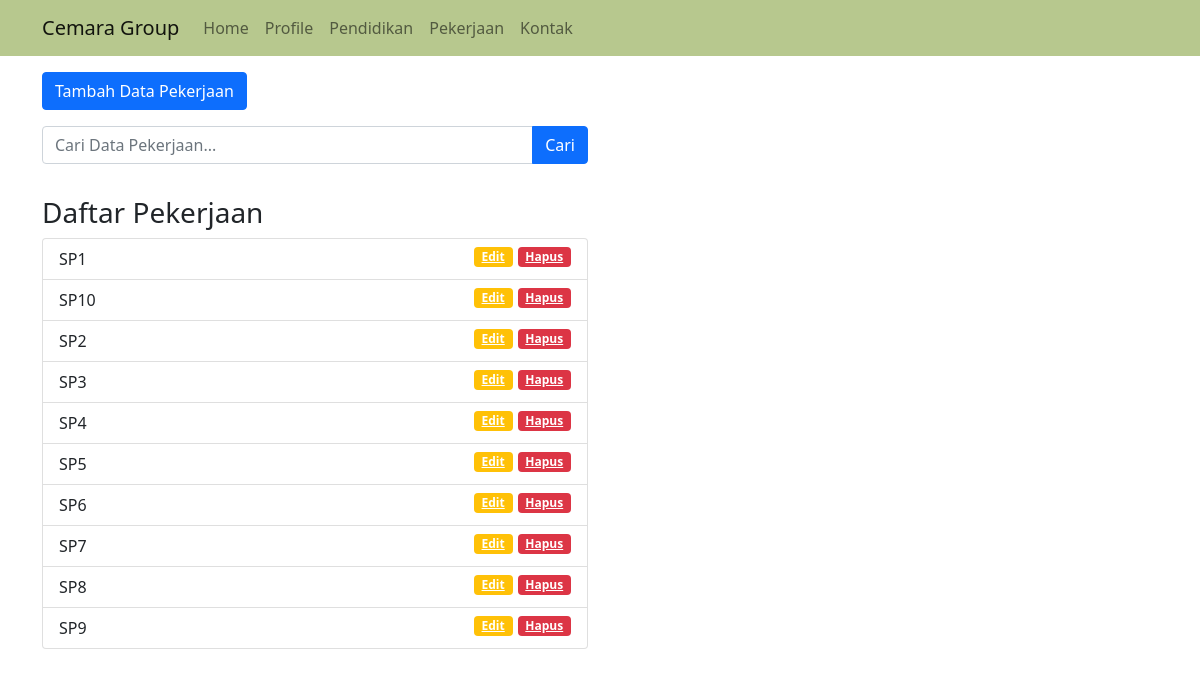
The page /index.php/pekerjaan on the database its author committed.
### tables this page shows
CREATE TABLE `pekerjaan` (
  `pkj_id` varchar(10) NOT NULL,
  `profile_id` int(10) DEFAULT NULL,
  `jabatan` varchar(15) DEFAULT NULL,
  `waktu` varchar(10) DEFAULT NULL
);

### application/controllers/Pekerjaan.php (called while the page is built, shortened)
<?php
class Pekerjaan extends CI_Controller {
    public function __construct()
    {
        $this->load->model('Pekerjaan_Model');
        $this->load->model('Profile_Model');
        $this->load->library('form_validation');
    }
    public function index()
    {
        $data['judul'] = 'Daftar Pekerjaan';
        $data['pekerjaan'] = $this->Pekerjaan_Model->get_all_pekerjaan();
        $data['profile'] = $this->Profile_Model->get_all_profile();
        $this->load->view('template/header', $data);
        $this->load->view('pekerjaan/index', $data);
        $this->load->view('template/footer');
    }
}

### index.php (called while the page is built, shortened)
<?php
require_once BASEPATH.'core/CodeIgniter.php';

### application/models/Pekerjaan_Model.php (called while the page is built, shortened)
<?php
class Pekerjaan_Model extends CI_model {
    public function get_all_pekerjaan()
    {
        return $this->db->get('pekerjaan')->result_array();
    }
}

### application/views/pekerjaan/index.php (the view, shortened to what this page needs)
<div class="container">
	<div class="row mt-3">
		<div class="col-md-6">
			<a href="<?= base_url(); ?>pekerjaan/tambah" class="btn btn-primary">Tambah Data Pekerjaan</a>
		</div>
	</div>
	<div class="row mt-3">
		<div class="col-md-6">
			<form action="" method="POST">
				<div class="input-group mb-3">
					<input type="text" class="form-control" placeholder="Cari Data Pekerjaan..." name="keyword">
					<button class="btn btn-primary" type="submit">Cari</button>
				</div>
			</form>
		</div>
	</div>
	<div class="row mt-3">
		<div class="col-md-6">
			<h3>Daftar Pekerjaan</h3>
			<ul class="list-group">
				<?php foreach( $pekerjaan as $pkj ) : ?>
				<li class="list-group-item"><?= $pkj['pkj_id'];?>
					<a href="<?= base_url(); ?>pekerjaan/hapus/<?= $pkj['pkj_id']; ?>" class="badge bg-danger"
						style="float:right" onclick="return confirm('Apakah anda yakin ingin menghapus?');">Hapus</a>
					<a href="<?= base_url(); ?>pekerjaan/edit/<?= $pkj['pkj_id']; ?>" class="badge bg-warning"
						style="float:right">Edit</a>
				</li>
				<?php endforeach; ?>
			</ul>
		</div>
	</div>
</div>

### application/views/template/header.php (shortened to what this page needs)
<!doctype html>
<html lang="en">
  <head>
    <link href="https://cdn.jsdelivr.net/npm/bootstrap@5.0.2/dist/css/bootstrap.min.css" rel="stylesheet">
    <link rel="stylesheet" href="<?= base_url();?>assets/css/style.css">
  </head>
  <body>
  <nav class="navbar navbar-expand-lg navbar-light" style="background-color: #b7c88e;">
  <div class="container">
    <a class="navbar-brand" href="#">Cemara Group</a>
    <div class="collapse navbar-collapse" id="navbarNavAltMarkup">
      <div class="navbar-nav">
        <a class="nav-link" aria-current="page" href="<?= base_url();?>home">Home</a>
        <a class="nav-link" href="<?= base_url();?>profile">Profile</a>
        <a class="nav-link" href="<?= base_url();?>pendidikan">Pendidikan</a>
        <a class="nav-link" href="<?= base_url();?>pekerjaan">Pekerjaan</a>
        <a class="nav-link" href="<?= base_url();?>kontak">Kontak</a>
      </div>
    </div>
  </div>
</nav>

### application/views/template/footer.php (shortened to what this page needs)
  </body>
</html>

### assets/css/style.css (style rules this page uses)
.badge { margin-left: 5px; }

### rows shown on the page
pekerjaan: pkj_id "SP1"
pekerjaan: pkj_id "SP10"
pekerjaan: pkj_id "SP2"
pekerjaan: pkj_id "SP3"
pekerjaan: pkj_id "SP4"
pekerjaan: pkj_id "SP5"
pekerjaan: pkj_id "SP6"
pekerjaan: pkj_id "SP7"
pekerjaan: pkj_id "SP8"
pekerjaan: pkj_id "SP9"
